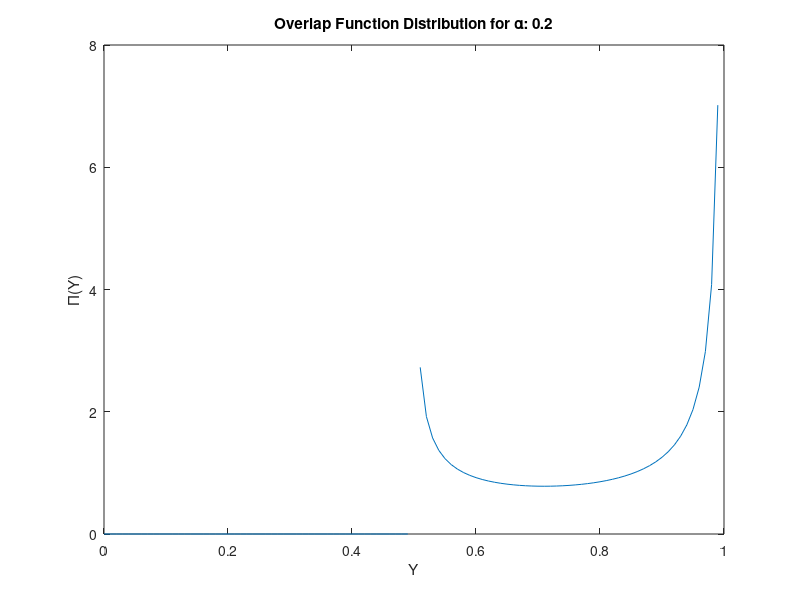
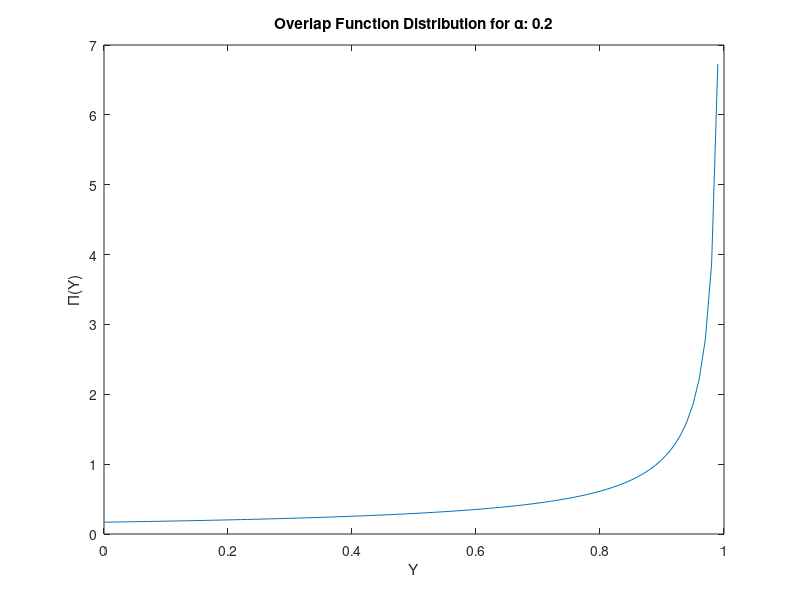
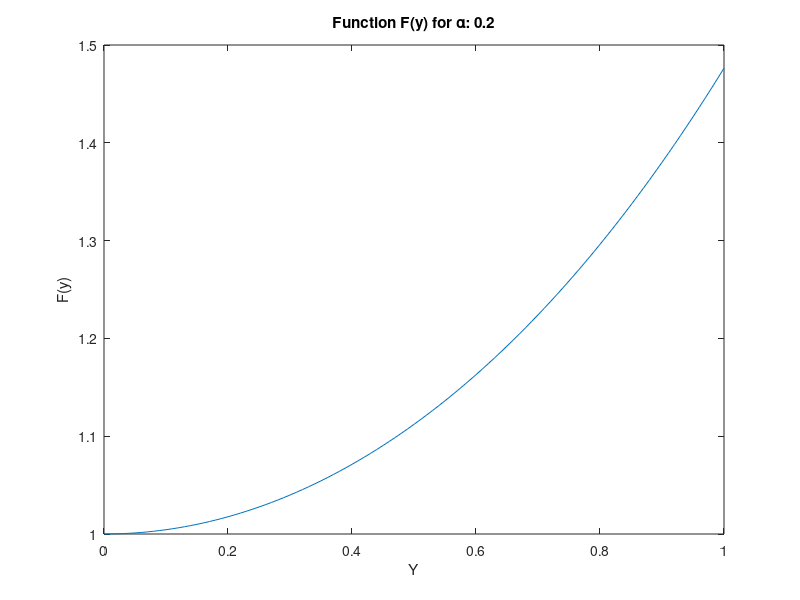

Reproduce these figures in MATLAB, in order.
%%
% spin glass overlap functions
% --------------------------------------------------------------------------
y=[0.5:0.01:1.00];
alphaval = 0.2;

Py = (alphaval./((1-y).*((2*y-1).^0.5))) .* ((1-(2*y-1).^(0.5))./(1+(2*y-1).^(0.5))).^(alphaval);
y=[0.0:0.01:0.49, y];
Py=[zeros(1,50) Py];
figure;
plot(y,Py);
xlabel('Y'); ylabel('\Pi(Y)'); title(['Overlap Function Distribution for \alpha: ', num2str(alphaval)]);
gammaval = 0.577215664901532860606512090082; % euler constant
Py2 = ((exp(-gammaval*alphaval))/(2^(alphaval) * gamma(alphaval))*(1-y).^(alphaval-1));
figure;
plot(y,Py2);
xlabel('Y'); ylabel('\Pi(Y)'); title(['Overlap Function Distribution for \alpha: ', num2str(alphaval)]);
Fy = 0.5*exp(-alphaval)*((1+alphaval./((alphaval^2+y.^2).^(0.5))).*exp((alphaval^2+y.^2).^0.5) + ...
    (1-alphaval./((alphaval^2+y.^2).^(0.5))).*exp(-(alphaval^2+y.^2).^0.5));
figure;
plot(y,Fy);
xlabel('Y'); ylabel('F(y)'); title(['Function F(y) for \alpha: ', num2str(alphaval)]);
